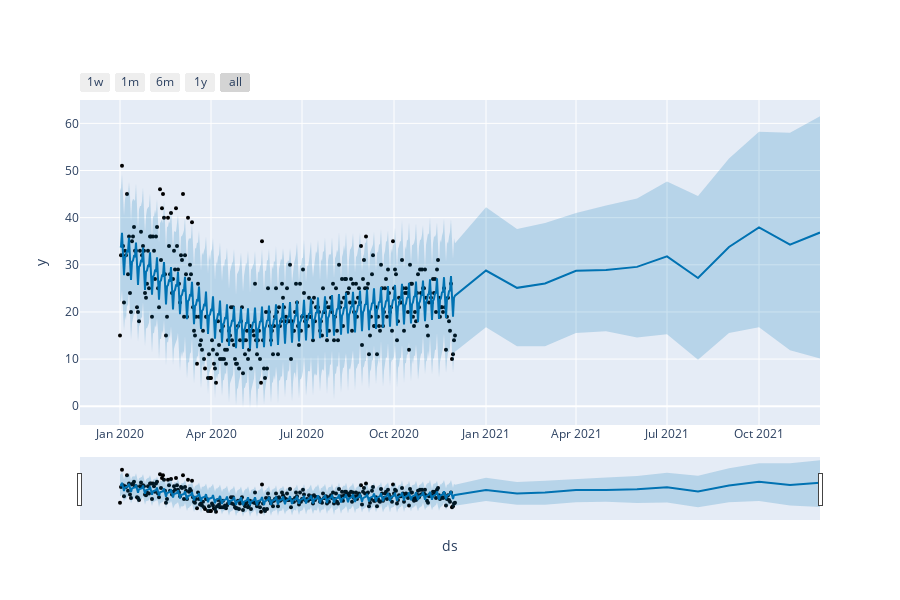

Notebook code cell kept with this figure:
### Code cell
plot_plotly(CRI_prohet_model_2020, forecast_CRI_2020)

### Figure 1 — Plotly figure (JSON) as saved in the notebook; plotly's stock layout.template omitted (floating-point values rounded to 4 significant figures; data arrays with more than 128 entries replaced by an {"elided": "..."} marker saying what was removed)
{"data": [{"marker": {"color": "black", "size": 4}, "mode": "markers", "name": "Actual", "type": "scatter", "x": {"elided": "336 str values"}, "y": {"elided": "336 int values"}}, {"hoverinfo": "skip", "line": {"width": 0}, "mode": "lines", "type": "scatter", "x": {"elided": "348 str values"}, "y": {"elided": "348 float values"}}, {"fill": "tonexty", "fillcolor": "rgba(0, 114, 178, 0.2)", "line": {"color": "#0072B2", "width": 2}, "mode": "lines", "name": "Predicted", "type": "scatter", "x": {"elided": "348 str values"}, "y": {"elided": "348 float values"}}, {"fill": "tonexty", "fillcolor": "rgba(0, 114, 178, 0.2)", "hoverinfo": "skip", "line": {"width": 0}, "mode": "lines", "type": "scatter", "x": {"elided": "348 str values"}, "y": {"elided": "348 float values"}}], "layout": {"height": 600, "showlegend": false, "width": 900, "xaxis": {"rangeselector": {"buttons": [{"count": 7, "label": "1w", "step": "day", "stepmode": "backward"}, {"count": 1, "label": "1m", "step": "month", "stepmode": "backward"}, {"count": 6, "label": "6m", "step": "month", "stepmode": "backward"}, {"count": 1, "label": "1y", "step": "year", "stepmode": "backward"}, {"step": "all"}]}, "rangeslider": {"visible": true}, "title": {"text": "ds"}, "type": "date"}, "yaxis": {"title": {"text": "y"}}}}
